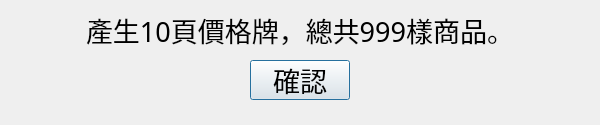
<?xml version="1.0" encoding="UTF-8"?>
<ui version="4.0">
 <class>Message</class>
 <widget class="QDialog" name="Message">
  <property name="geometry">
   <rect>
    <x>0</x>
    <y>0</y>
    <width>600</width>
    <height>125</height>
   </rect>
  </property>
  <property name="windowTitle">
   <string>Dialog</string>
  </property>
  <widget class="QPushButton" name="btn_confirm">
   <property name="geometry">
    <rect>
     <x>250</x>
     <y>60</y>
     <width>100</width>
     <height>40</height>
    </rect>
   </property>
   <property name="font">
    <font>
     <family>微軟正黑體</family>
     <pointsize>20</pointsize>
    </font>
   </property>
   <property name="text">
    <string>確認</string>
   </property>
   <property name="default">
    <bool>true</bool>
   </property>
  </widget>
  <widget class="QLabel" name="message">
   <property name="geometry">
    <rect>
     <x>25</x>
     <y>10</y>
     <width>550</width>
     <height>40</height>
    </rect>
   </property>
   <property name="font">
    <font>
     <family>微軟正黑體</family>
     <pointsize>20</pointsize>
    </font>
   </property>
   <property name="text">
    <string>產生10頁價格牌，總共999樣商品。</string>
   </property>
   <property name="alignment">
    <set>Qt::AlignCenter</set>
   </property>
  </widget>
 </widget>
 <resources/>
 <connections/>
</ui>
